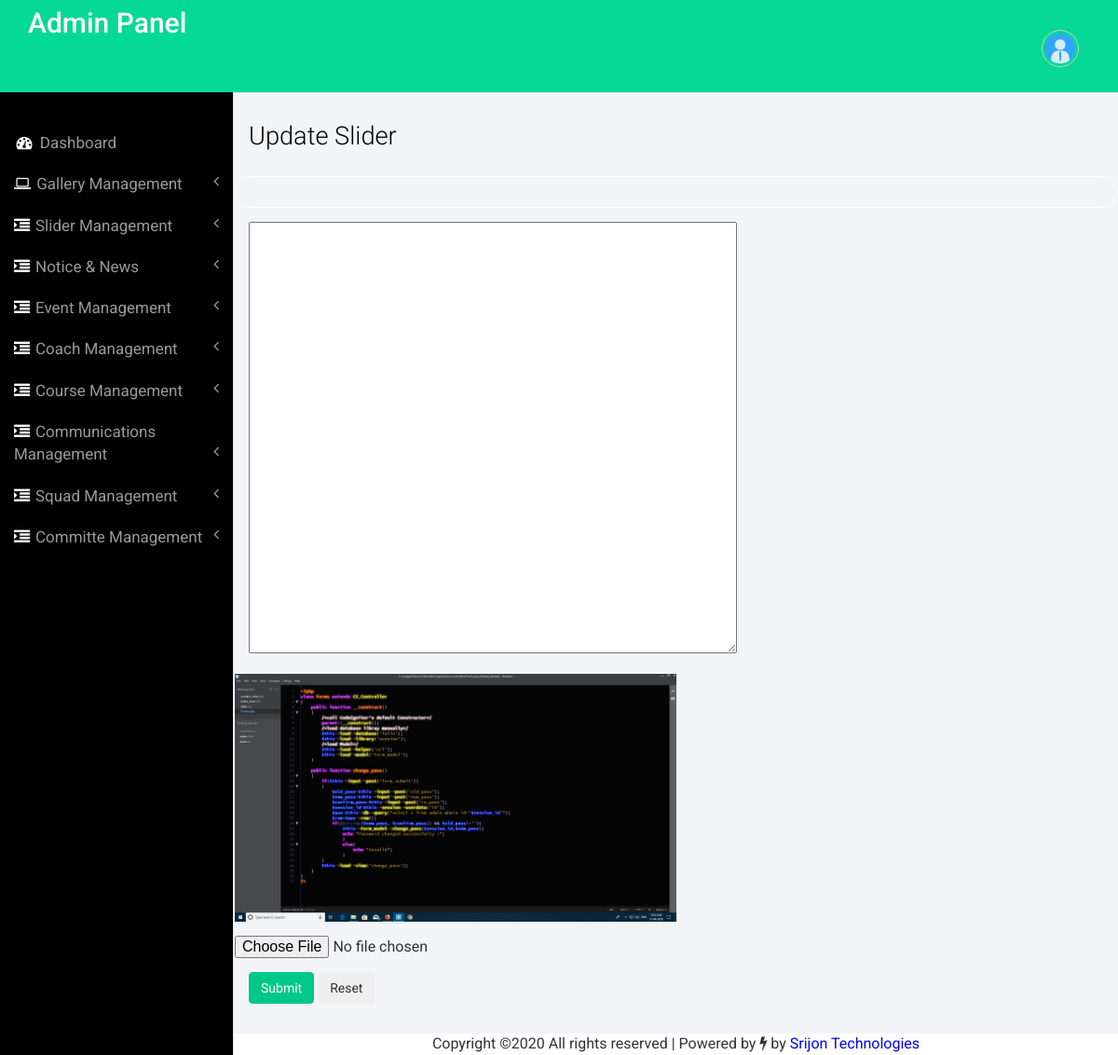
The page /admin/updateslider.php?sid=3 (signed in) on the database as committed earlier.
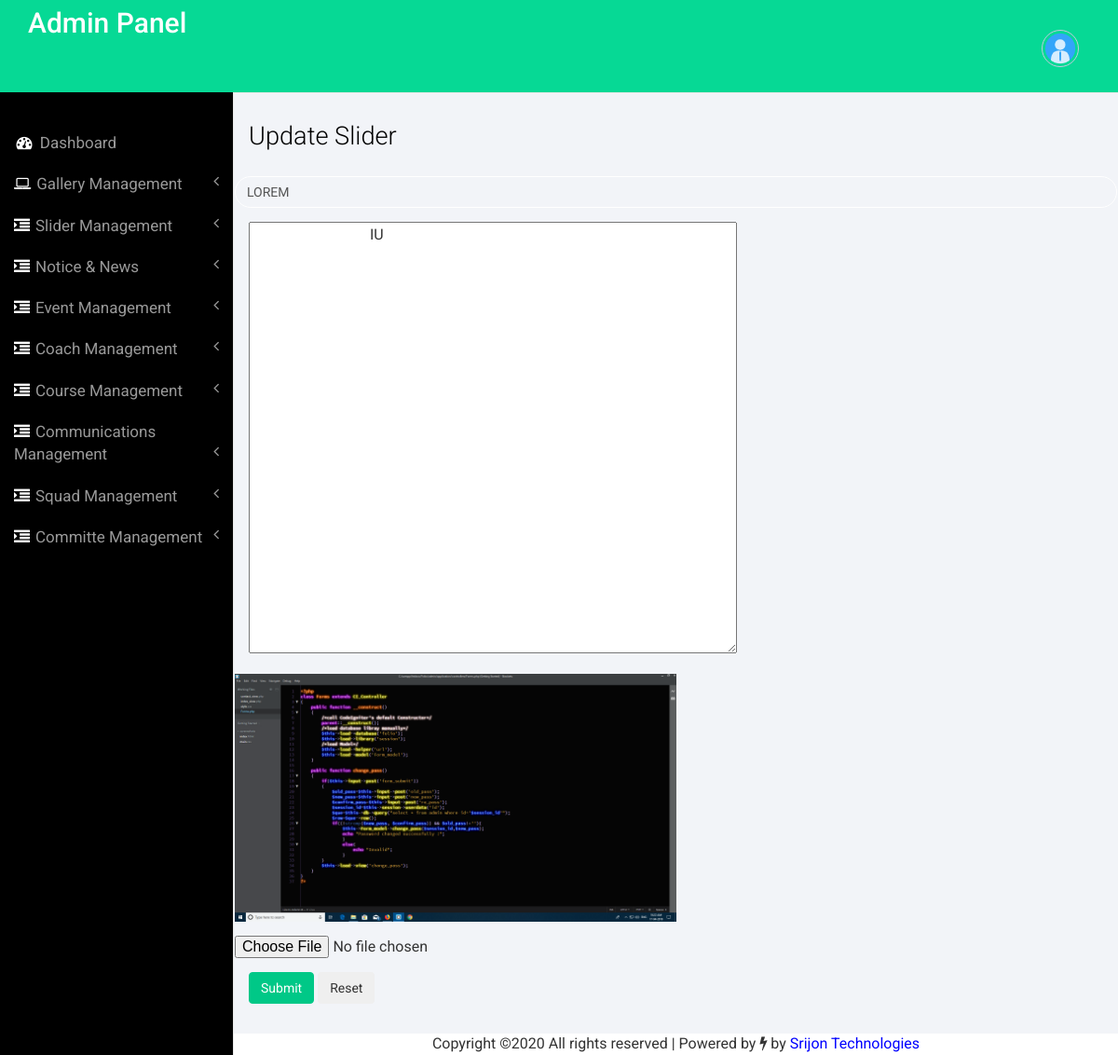
The same page on the database as committed later.
### tables this page shows
CREATE TABLE `tbl_slider` (
  `Id` int(10) NOT NULL,
  `text` varchar(255) NOT NULL,
  `description` mediumtext NOT NULL,
  `simage` varchar(255) NOT NULL
);

### admin/updateslider.php (the view, shortened to what this page needs)
<?php
include('includes/config.php');
if(strlen($_SESSION['alogin'])==0)
    {
header('location:dashboard.php');
}
else{
?>
<!DOCTYPE HTML>
<html>
<head>
    <link href="css/bootstrap.min.css" rel='stylesheet' type='text/css' />
    <link href="css/style.css" rel='stylesheet' type='text/css' />
    <link href="css/font-awesome.css" rel="stylesheet">
</head>
<body>
    <div id="wrapper">
        <nav class="top1 navbar navbar-default navbar-static-top" role="navigation" style="margin-bottom: 0">
            <?php include('includes/sidebar.php'); ?>
        </nav>
        <div id="page-wrapper">
            <div class="graphs">
                <div class="xs">
                    <h3>Update Slider</h3>
                    <div class="tab-content">
                        <div class="tab-pane active" id="horizontal-form">
                            <?php
$sid=intval($_GET['sid']);
$sql = "SELECT * from tbl_slider where Id=:sid";
$query = $dbh -> prepare($sql);
$query -> bindParam(':sid', $sid, PDO::PARAM_STR);
$query->execute();
$results=$query->fetchAll(PDO::FETCH_OBJ);
if($query->rowCount() > 0)
{
foreach($results as $result)
{
?>
                            <form class="form-horizontal" method="post" enctype="multipart/form-data">
                            <div class="form-group">
                                    <input type="varchar" class="form-control" name="text" id="text"
                                        value="<?php echo htmlentities($result->text); ?>">
                                </div>
                            <div class="form-group">
                                    <div class="col-sm-8">
                                        <textarea name="description" id="description" cols="60"
                                         rows="20"><?php echo htmlspecialchars_decode(stripslashes($result->description));?>
                                </textarea>
                                    </div>
                                </div>
                                <div class="form-group">
                                    <img src="slider/<?php echo htmlentities($result->simage);?>"
                                        style="width:50%;height:50%;">
                                </div>
                                <div class="form-group">
                                    <input type="file" name="simage" id="simage">
                                </div>
                                <?php }} ?>
                                <button type="submit" name="submit" class="btn btn-primary">Submit</button>
                                <button type="reset" class="btn-inverse btn">Reset</button>
                            </form>
                        </div>
                    </div>
                </div>
            </div>
            <?php include('includes/copyright.php') ?>
        </div>
    </div>
    <link href="css/custom.css" rel="stylesheet">
</body>
</html>
<?php }
    ?>

Rows that differ between the two databases and show on the page:
changed tbl_slider: text (not shown) → "LOREM"; description (not shown) → "IU"
